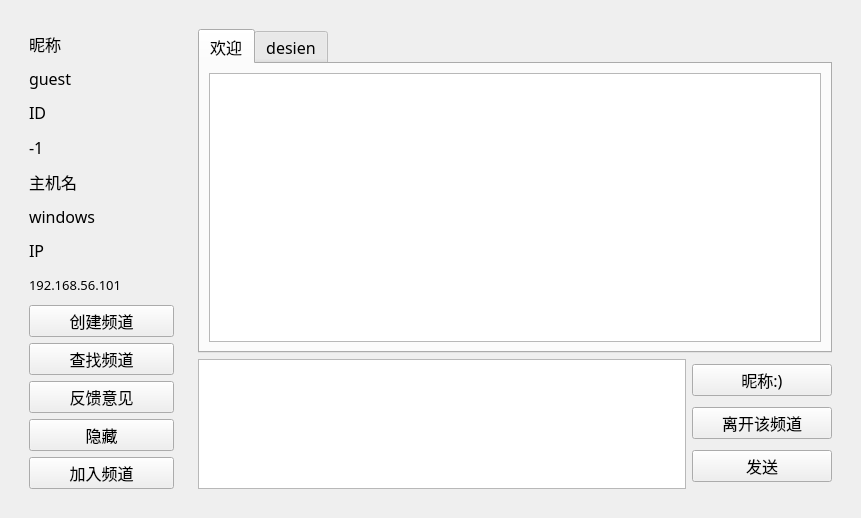
<?xml version="1.0" encoding="UTF-8"?>
<ui version="4.0">
 <class>Irc_window</class>
 <widget class="QWidget" name="Irc_window">
  <property name="geometry">
   <rect>
    <x>0</x>
    <y>0</y>
    <width>861</width>
    <height>518</height>
   </rect>
  </property>
  <property name="windowTitle">
   <string>迷你irc</string>
  </property>
  <layout class="QHBoxLayout" name="horizontalLayout_3">
   <item>
    <widget class="QWidget" name="irc_main_widget" native="true">
     <layout class="QHBoxLayout" name="horizontalLayout_2" stretch="1,4">
      <item>
       <widget class="QWidget" name="irc_l" native="true">
        <layout class="QVBoxLayout" name="verticalLayout_4">
         <item>
          <layout class="QVBoxLayout" name="verticalLayout_3">
           <item>
            <widget class="QLabel" name="label">
             <property name="font">
              <font>
               <family>Adobe 黑体 Std R</family>
               <pointsize>12</pointsize>
              </font>
             </property>
             <property name="text">
              <string>昵称</string>
             </property>
            </widget>
           </item>
           <item>
            <widget class="QLabel" name="nick_label">
             <property name="font">
              <font>
               <family>Adobe 黑体 Std R</family>
               <pointsize>12</pointsize>
              </font>
             </property>
             <property name="text">
              <string>guest</string>
             </property>
            </widget>
           </item>
           <item>
            <widget class="QLabel" name="label_2">
             <property name="font">
              <font>
               <family>Adobe 黑体 Std R</family>
               <pointsize>12</pointsize>
              </font>
             </property>
             <property name="text">
              <string>ID</string>
             </property>
            </widget>
           </item>
           <item>
            <widget class="QLabel" name="id_label">
             <property name="font">
              <font>
               <family>Adobe 黑体 Std R</family>
               <pointsize>12</pointsize>
              </font>
             </property>
             <property name="text">
              <string>-1</string>
             </property>
            </widget>
           </item>
           <item>
            <widget class="QLabel" name="label_5">
             <property name="font">
              <font>
               <family>Adobe 黑体 Std R</family>
               <pointsize>12</pointsize>
              </font>
             </property>
             <property name="text">
              <string>主机名</string>
             </property>
            </widget>
           </item>
           <item>
            <widget class="QLabel" name="hostname_label">
             <property name="font">
              <font>
               <family>Adobe 黑体 Std R</family>
               <pointsize>12</pointsize>
              </font>
             </property>
             <property name="text">
              <string>windows</string>
             </property>
            </widget>
           </item>
           <item>
            <widget class="QLabel" name="label_3">
             <property name="font">
              <font>
               <family>Adobe 黑体 Std R</family>
               <pointsize>12</pointsize>
              </font>
             </property>
             <property name="text">
              <string>IP</string>
             </property>
            </widget>
           </item>
           <item>
            <widget class="QLabel" name="ip_label">
             <property name="font">
              <font>
               <family>Adobe 黑体 Std R</family>
               <pointsize>10</pointsize>
              </font>
             </property>
             <property name="text">
              <string>192.168.56.101</string>
             </property>
            </widget>
           </item>
           <item>
            <widget class="QPushButton" name="create_c_btn">
             <property name="font">
              <font>
               <family>Adobe 黑体 Std R</family>
               <pointsize>12</pointsize>
              </font>
             </property>
             <property name="text">
              <string>创建频道</string>
             </property>
            </widget>
           </item>
           <item>
            <widget class="QPushButton" name="find_c_btn">
             <property name="font">
              <font>
               <family>Adobe 黑体 Std R</family>
               <pointsize>12</pointsize>
              </font>
             </property>
             <property name="text">
              <string>查找频道</string>
             </property>
            </widget>
           </item>
           <item>
            <widget class="QPushButton" name="feedback_btn">
             <property name="font">
              <font>
               <family>Adobe 黑体 Std R</family>
               <pointsize>12</pointsize>
              </font>
             </property>
             <property name="text">
              <string>反馈意见</string>
             </property>
            </widget>
           </item>
           <item>
            <widget class="QPushButton" name="hide_btn">
             <property name="font">
              <font>
               <family>Adobe 黑体 Std R</family>
               <pointsize>12</pointsize>
              </font>
             </property>
             <property name="text">
              <string>隐藏</string>
             </property>
            </widget>
           </item>
           <item>
            <widget class="QPushButton" name="join_btn">
             <property name="font">
              <font>
               <family>Adobe 黑体 Std R</family>
               <pointsize>12</pointsize>
              </font>
             </property>
             <property name="text">
              <string>加入频道</string>
             </property>
            </widget>
           </item>
          </layout>
         </item>
        </layout>
       </widget>
      </item>
      <item>
       <widget class="QWidget" name="irc_r" native="true">
        <layout class="QVBoxLayout" name="verticalLayout_2" stretch="5,2">
         <item>
          <widget class="QSplitter" name="splitter">
           <property name="orientation">
            <enum>Qt::Horizontal</enum>
           </property>
           <widget class="QTabWidget" name="irc_chat_body">
            <property name="font">
             <font>
              <family>Adobe 黑体 Std R</family>
              <pointsize>12</pointsize>
             </font>
            </property>
            <property name="focusPolicy">
             <enum>Qt::ClickFocus</enum>
            </property>
            <property name="tabShape">
             <enum>QTabWidget::Rounded</enum>
            </property>
            <property name="currentIndex">
             <number>0</number>
            </property>
            <property name="tabsClosable">
             <bool>false</bool>
            </property>
            <widget class="QWidget" name="welcome_tab">
             <attribute name="title">
              <string>欢迎</string>
             </attribute>
             <layout class="QGridLayout" name="gridLayout">
              <item row="0" column="0">
               <widget class="QTextBrowser" name="welcome_text_broswer">
                <property name="font">
                 <font>
                  <pointsize>12</pointsize>
                 </font>
                </property>
                <property name="autoFillBackground">
                 <bool>false</bool>
                </property>
                <property name="tabChangesFocus">
                 <bool>true</bool>
                </property>
                <property name="undoRedoEnabled">
                 <bool>true</bool>
                </property>
                <property name="openExternalLinks">
                 <bool>true</bool>
                </property>
               </widget>
              </item>
             </layout>
            </widget>
            <widget class="QWidget" name="tab_2">
             <attribute name="title">
              <string>desien</string>
             </attribute>
             <layout class="QGridLayout" name="gridLayout_2">
              <item row="0" column="0">
               <widget class="QTextBrowser" name="textBrowser"/>
              </item>
              <item row="0" column="1">
               <widget class="QListWidget" name="listWidget"/>
              </item>
             </layout>
            </widget>
           </widget>
          </widget>
         </item>
         <item>
          <layout class="QHBoxLayout" name="horizontalLayout" stretch="7,2">
           <item>
            <widget class="QTextEdit" name="send_msg_text_edit">
             <property name="font">
              <font>
               <family>Adobe 黑体 Std R</family>
               <pointsize>12</pointsize>
              </font>
             </property>
             <property name="cursor" stdset="0">
              <cursorShape>IBeamCursor</cursorShape>
             </property>
             <property name="focusPolicy">
              <enum>Qt::ClickFocus</enum>
             </property>
            </widget>
           </item>
           <item>
            <layout class="QVBoxLayout" name="verticalLayout" stretch="1,0,1">
             <item>
              <widget class="QPushButton" name="emoji_btn">
               <property name="font">
                <font>
                 <family>Adobe 黑体 Std R</family>
                 <pointsize>12</pointsize>
                </font>
               </property>
               <property name="text">
                <string>昵称:)</string>
               </property>
              </widget>
             </item>
             <item>
              <widget class="QPushButton" name="part_btn">
               <property name="font">
                <font>
                 <family>Adobe 黑体 Std R</family>
                 <pointsize>12</pointsize>
                </font>
               </property>
               <property name="text">
                <string>离开该频道</string>
               </property>
              </widget>
             </item>
             <item>
              <widget class="QPushButton" name="send_btn">
               <property name="font">
                <font>
                 <family>Adobe 黑体 Std R</family>
                 <pointsize>12</pointsize>
                </font>
               </property>
               <property name="text">
                <string>发送</string>
               </property>
              </widget>
             </item>
            </layout>
           </item>
          </layout>
         </item>
        </layout>
       </widget>
      </item>
     </layout>
    </widget>
   </item>
  </layout>
 </widget>
 <resources/>
 <connections/>
</ui>
